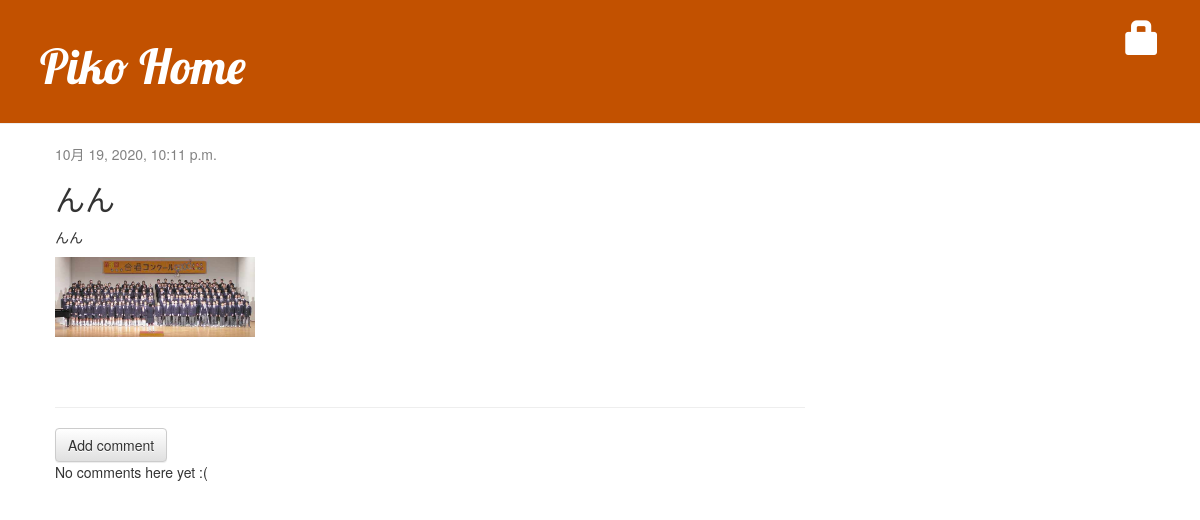
The app's page /post/17/ with its own data.
### blog/models.py (models this page shows, shortened)
class Post(models.Model): # ブログ
    author = models.ForeignKey(settings.AUTH_USER_MODEL, on_delete=models.CASCADE) # 他のモデルへのリンク
    title = models.CharField(max_length=200)
    text = models.TextField()
    picture = models.ImageField(upload_to='pictures/',blank=True, null=True)
    created_date = models.DateTimeField(default=timezone.now)
    published_date = models.DateTimeField(blank=True, null=True)

### blog/views.py (the view)
# urls.py: path('post/<int:pk>/', views.post_detail, name='post_detail'),
def post_detail(request, pk):
    post = get_object_or_404(Post, pk=pk)
    return render(request, 'blog/post_detail.html', {'post': post})

### blog/templates/blog/post_detail.html (shortened to what this page needs)
{% extends 'blog/base.html' %}
{% block content %}
    <div class="post">
        {% if post.published_date %}
        <div class="date">
            {{ post.published_date }}
        </div>
        {% else %}
        <a class="btn btn-default" href="{% url 'post_publish' pk=post.pk %}">Publish</a>
        {% endif %}
        <h2>{{ post.title }}</h2>
        <p>{{ post.text|linebreaksbr }}</p>
        <img src='{{ MEDIA_URL }}{{post.picture}}' width=200>
    </div>
    <hr>
    <a class="btn btn-default" href="{% url 'add_comment_to_post' pk=post.pk %}">Add comment</a>
    {% for comment in post.comments.all %}
        {% if user.is_authenticated or comment.approved_comment %}
        <div class="comment">
            <div class="date">
                {{ comment.created_date }}
                {% if not comment.approved_comment %}
                    <a class="btn btn-default" href="{% url 'comment_remove' pk=comment.pk %}"><span class="glyphicon glyphicon-remove"></span></a>
                    <a class="btn btn-default" href="{% url 'comment_approve' pk=comment.pk %}"><span class="glyphicon glyphicon-ok"></span></a>
                {% endif %}
            </div>
            <strong>{{ comment.author }}</strong>
            <p>{{ comment.text|linebreaks }}</p>
        </div>
        {% endif %}
    {% empty %}
        <p>No comments here yet :(</p>
    {% endfor %}
{% endblock %}

### blog/static/css/blog.css (style rules this page uses)
h1, h2, h3, h4 { font-family: 'Lobster', cursive; }
.date { color: #828282; }
.post { margin-bottom: 70px; }

### records on screen
Post: published_date "10月 19, 2020, 10:11 p.m.", title "んん", text "んん", picture (picture)
